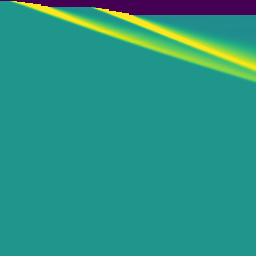
#> input picture double_ramp_configuration/dramp_auto_backwards/density_plot.png, 256 x 256 px, found by its file name
$ python binary_mask_dr_v2.py   (older library calls are emulated)
#> lines starting #> are read from the running program, lines starting #| are printed output that depends on the picture; after the words box and inside, x2 and y2 are one past the last pixel; in counts of white or black regions, pixels touching at a corner belong together; long printed decimals are rounded
### double_ramp_configuration/dramp_auto_backwards/point_reorder_gmsh.py
def sort_points(points):
    # Convert list of points to a set to ensure uniqueness
    unique_points = list(set(points))

    # Identify the first point: min x, max y
    first_point = min(unique_points, key=lambda p: (p[0], -p[1]))

    # Identify the last point: min x, min y
    last_point = min(unique_points, key=lambda p: (p[0], p[1]))

    # Identify the second-last point: max x, min y
    second_last_point = max(unique_points, key=lambda p: (p[0], -p[1]))

    # Exclude the identified points from the remaining points
    remaining_points = [p for p in unique_points if p not in {first_point, second_last_point, last_point}]

    # Sort the remaining points by increasing x-coordinate
    remaining_sorted = sorted(remaining_points, key=lambda p: p[0])

    # Combine the points in the desired order
    ordered_points = [first_point] + remaining_sorted + [second_last_point, last_point]

    return ordered_points

### double_ramp_configuration/dramp_auto_backwards/binary_mask_dr_v2.py
import cv2
import numpy as np
import os
from point_reorder_gmsh import sort_points
import matplotlib.pyplot as plt


def process_image(input_image_path, physical_domain_height=1.0, save_steps=False, output_dir=None):
    """
    Process CFD image to extract scaled physical coordinates of key points.

    Parameters:
        input_image_path (str): Path to the input image.
        physical_domain_height (float): Physical height of domain in real units.
        save_steps (bool): Whether to save intermediate images.
        output_dir (str): Directory to save intermediate images if save_steps is True.

    Returns:
        List[Tuple[float, float]]: Scaled (x, y) coordinates in physical units.
    """
#> called with physical_domain_height = 256, save_steps = True
    if save_steps:
        assert output_dir is not None, "Output directory must be specified if save_steps is True."
        os.makedirs(output_dir, exist_ok=True)

    def save_step(img, step_name):
        if save_steps:
            path = os.path.join(output_dir, f"{step_name}.png")
            cv2.imwrite(path, img)
    """
    image = cv2.imread(input_image_path)
    if image is None:
        raise FileNotFoundError(f"Image not found at: {input_image_path}")
    save_step(image, "step_0_original")

    gray = cv2.cvtColor(image, cv2.COLOR_BGR2GRAY)
    median_v2 = cv2.medianBlur(gray, 11)
    blurred_v7 = cv2.GaussianBlur(median_v2, (9, 9), 2)
    save_step(blurred_v7, "step_2_before_binary_mask")
    _, binary_mask = cv2.threshold(blurred_v7, 35, 255, cv2.THRESH_BINARY_INV)
    save_step(binary_mask, "step_3_binary_mask")                               # 255 - max value to use (255 white - 0 black)

    contours, _ = cv2.findContours(binary_mask, cv2.RETR_EXTERNAL, cv2.CHAIN_APPROX_SIMPLE)
    if not contours:
        raise RuntimeError("No contours found in image.")
    wedge_contour = max(contours, key=cv2.contourArea)

    epsilon = 0.01 * cv2.arcLength(wedge_contour, True)
    approx = cv2.approxPolyDP(wedge_contour, epsilon, True)
    points = approx.reshape(-1, 2)

    coords = cv2.findNonZero(blurred_v7).reshape(-1, 2)
    left_upper = coords[np.argmin(coords[:, 0] + coords[:, 1])]
    left_lower = coords[np.argmin(coords[:, 0] - coords[:, 1])]
    right_lower = coords[np.argmax(coords[:, 0] + coords[:, 1])]

    corner_points = np.array([left_upper, left_lower, right_lower])
    points = np.vstack([points, corner_points])
    """

    image = cv2.imread(input_image_path)
#> image is the input picture: shape (256, 256, 3); mean B, G, R 131.7, 148.2, 41
    if image is None:
        raise FileNotFoundError(f"Image not found at: {input_image_path}")
    save_step(image, "step_0_original")

    # Convert to grayscale
    gray = cv2.cvtColor(image, cv2.COLOR_BGR2GRAY)
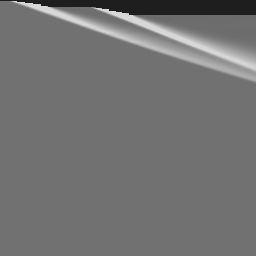
#> gray: shape (256, 256); min 30, max 215, mean 114.1

    # Step 1: Smoothing
    median_filtered = cv2.medianBlur(gray, 11)
    # [8 lines of commented-out code are left out]
    threshold_value = 30  # tweak this manually based on what works best
    _, binary_mask = cv2.threshold(median_filtered, threshold_value, 255, cv2.THRESH_BINARY_INV)
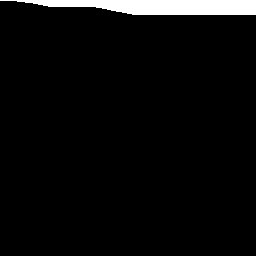
#> binary_mask: shape (256, 256); 4.2% white; 1 white region, box (x1, y1, x2, y2) and area: (0, 0, 256, 15) 2723
    save_step(binary_mask, "step_3_binary_mask")  # Save the binary mask for debugging
    '''
    # [33 lines of commented-out code are left out]
    '''
    cleared_mask = binary_mask.copy()
    cv2.rectangle(cleared_mask, (0, 0), (cleared_mask.shape[1]-1, cleared_mask.shape[0]-1), 0, thickness=0)
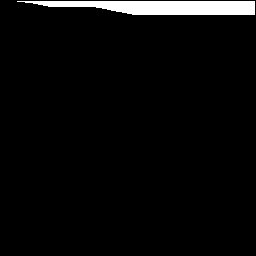
#> cleared_mask: shape (256, 256); 3.7% white; 1 white region
    save_step(cleared_mask, "step_4_cleared_mask")
    contours, _ = cv2.findContours(cleared_mask, cv2.RETR_EXTERNAL, cv2.CHAIN_APPROX_SIMPLE)
#> contours = 1 contour; box (x1, y1, x2, y2) and area: (17, 1, 255, 15) 2208

    if not contours:
        raise RuntimeError("No contours found in image.")
    wedge_contour = max(contours, key=cv2.contourArea)
#> wedge_contour = contour of 29 points, box (x1, y1, x2, y2) (17, 1, 255, 15), area 2208

    # Step 9: Approximate shape
    epsilon = 0.0025 * cv2.arcLength(wedge_contour, True)
#> epsilon = 1.23
    approx = cv2.approxPolyDP(wedge_contour, epsilon, True)
#> approx = [[17, 1], [32, 2], [48, 6], [95, 6], [132, 14], [254, 14], [254, 1]]

    # [8 lines of commented-out code are left out]

    '''
    #Causing problems at the right upper corner point definition, double value
    points = approx.reshape(-1, 2)
    '''
    # Reshape to 2D array
    points = approx.reshape(-1, 2)
#> points has the same summary as approx

    # Define search tolerance
    x_tolerance = 10

    # Compute approximate max x
    max_x = np.max(points[:, 0])
#> max_x = 254

    # Find all points within tolerance of max x
    candidate_mask = (points[:, 0] >= max_x - x_tolerance)
#> candidate_mask = [False, False, False, False, False, True, True]
    candidate_points = points[candidate_mask]
#> candidate_points = [[254, 14], [254, 1]]

    # Only proceed if more than one candidate exists
    if len(candidate_points) > 1:
        # Find the one with min y among candidates
        min_y = np.min(candidate_points[:, 1])
#> min_y = 1
        to_remove_mask = candidate_mask & (points[:, 1] == min_y)
#> to_remove_mask = [False, False, False, False, False, False, True]

        # Remove that point
        points = points[~to_remove_mask]
#> points = [[17, 1], [32, 2], [48, 6], [95, 6], [132, 14], [254, 14]]

        # Step 10: Corner detection
    coords = cv2.findNonZero(median_filtered).reshape(-1, 2)
#> coords = 65536 pairs, first value 0 to 255, second value 0 to 255
    left_upper = coords[np.argmin(coords[:, 0] + coords[:, 1])]
#> left_upper = [0, 0]
    left_lower = coords[np.argmin(coords[:, 0] - coords[:, 1])]
#> left_lower = [0, 255]
    right_lower = coords[np.argmax(coords[:, 0] + coords[:, 1])]
#> right_lower = [255, 255]

    corner_points = np.array([left_upper, left_lower, right_lower])
#> corner_points = [[0, 0], [0, 255], [255, 255]]
    points = np.vstack([points, corner_points])
#> points = [[17, 1], [32, 2], [48, 6], [95, 6], [132, 14], [254, 14], [0, 0], [0, 255], [255, 255]]
    '''

    # Safer version using only pixels within the contour
    mask = np.zeros_like(enhanced, dtype=np.uint8)
    cv2.drawContours(mask, [wedge_contour], -1, color=255, thickness=-1)  # Fill the contour
    inside_pixels = cv2.findNonZero(mask).reshape(-1, 2)

    left_upper = inside_pixels[np.argmin(inside_pixels[:, 0] + inside_pixels[:, 1])]
    left_lower = inside_pixels[np.argmin(inside_pixels[:, 0] - inside_pixels[:, 1])]
    right_lower = inside_pixels[np.argmax(inside_pixels[:, 0] + inside_pixels[:, 1])]
    '''

    ### Will deleted
    # Visualize detected points
    approx_img = image.copy()
    for pt in points:
        cv2.circle(approx_img, tuple(pt), 5, (0, 0, 255), -1)
#> this loop made 9 passes
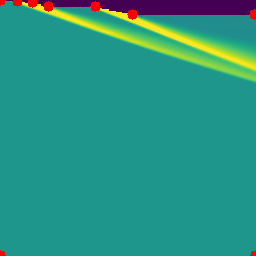
#> approx_img: shape (256, 256, 3); 0.76% of pixels changed, all inside (x1, y1, x2, y2) = (0, 0, 256, 256)
    save_step(approx_img, "step_5_approx_points")
    ### Will deleted


    # Scaling
    pixel_height = left_lower[1] - left_upper[1]
#> pixel_height = 255
    if pixel_height == 0:
        raise ValueError("Pixel height between left_upper and left_lower is zero. Check detected points.")

    scale_y = physical_domain_height / pixel_height
#> scale_y = 1
    scale_x = scale_y
#> scale_x = 1
    image_height = image.shape[0]
#> image_height = 256

    scaled_points = []
    for pt in points:
        dx = pt[0] - left_lower[0]
        dy = (image_height - pt[1]) - (image_height - left_lower[1])
        x_phys = dx * scale_x
        y_phys = dy * scale_y
        scaled_points.append((round(x_phys, 6), round(y_phys, 6)))
        scaled_points = sort_points(scaled_points)
#> this loop made 9 passes
#> (pt, dx, dy, x_phys, y_phys, scaled_points) on passes 1 to 3: ([17, 1], 17, 254, 17.07, 255, [(17.07, 255), (17.07, 255), (17.07, 255)]), ([32, 2], 32, 253, 32.13, 254, [(17.07, 255), (32.13, 254), (17.07, 255)]), ([48, 6], 48, 249, 48.19, 250, [(17.07, 255), (32.13, 254), (48.19, 250), (17.07, 255)])
#> (pt, dx, dy, x_phys, y_phys, last_point in sort_points, remaining_points in sort_points, remaining_sorted in sort_points) on passes 5 to 6: ([132, 14], 132, 241, 132.5, 241.9, (17.07, 255), [(95.37, 250), (32.13, 254), (48.19, 250)], [(32.13, 254), (48.19, 250), (95.37, 250)]), ([254, 14], 254, 241, 255, 241.9, (17.07, 255), [(132.5, 241.9), (95.37, 250), (32.13, 254), (48.19, 250)], [(32.13, 254), (48.19, 250), (95.37, 250), (132.5, 241.9)])

    return scaled_points

points = process_image(
    input_image_path="./double_ramp_configuration/dramp_auto_backwards/density_plot.png",
    physical_domain_height=256.0,
    save_steps=True,
    output_dir="./double_ramp_configuration/dramp_auto_backwards/dummy_results"
)
#> points = [(0, 256), (17.07, 255), (32.13, 254), (48.19, 250), (95.37, 250), (132.5, 241.9), (255, 241.9), (256, 0), (0, 0)]

print(points)
#| [(0.0, 256.0), (17.067, 254.996), (32.125, 253.992), (48.188, 249.976), (95.373, 249.976), (132.518, 241.945), (254.996, 241.945), (256.0, 0.0), (0.0, 0.0)]
